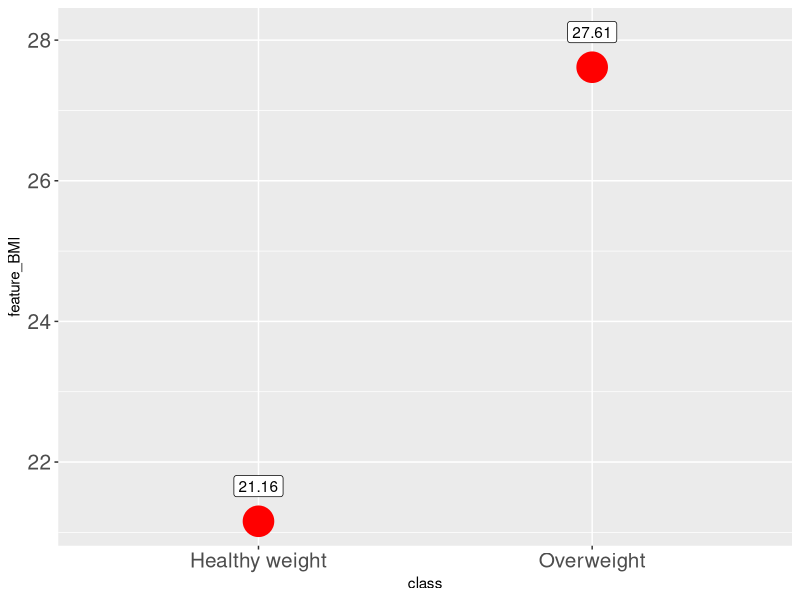
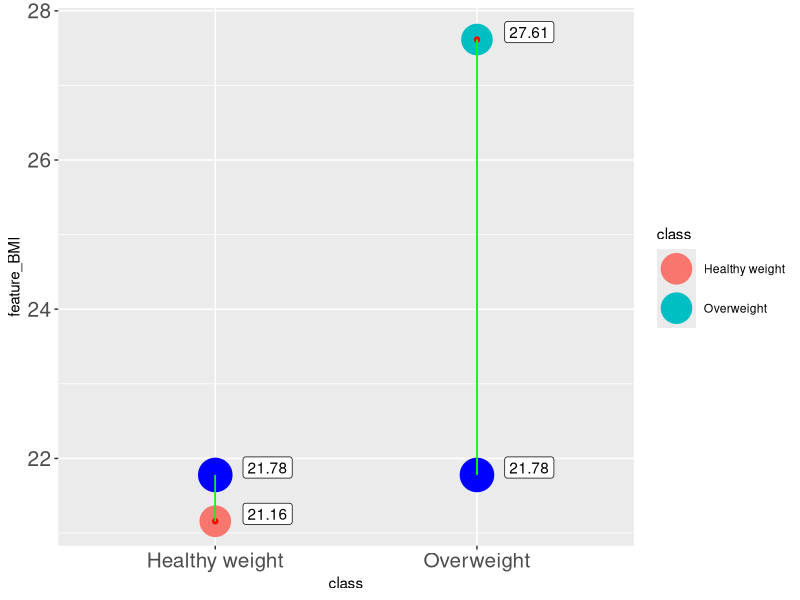
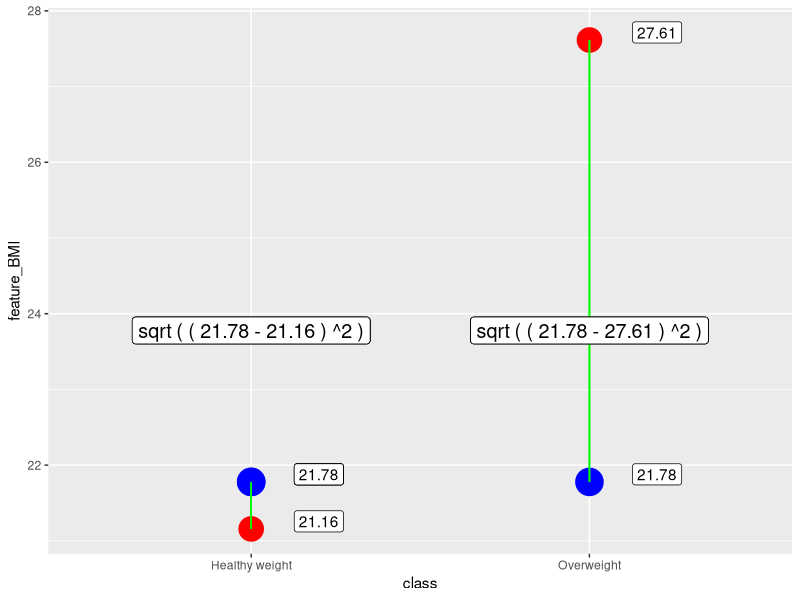
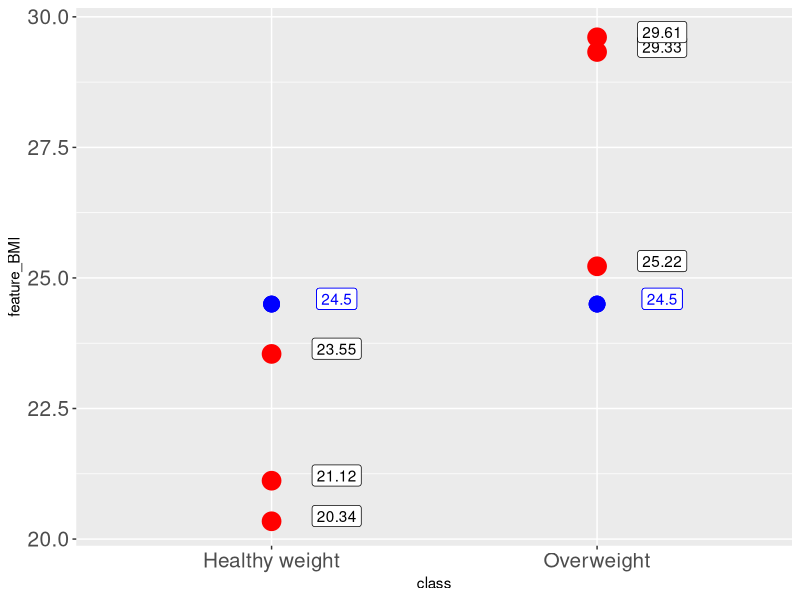
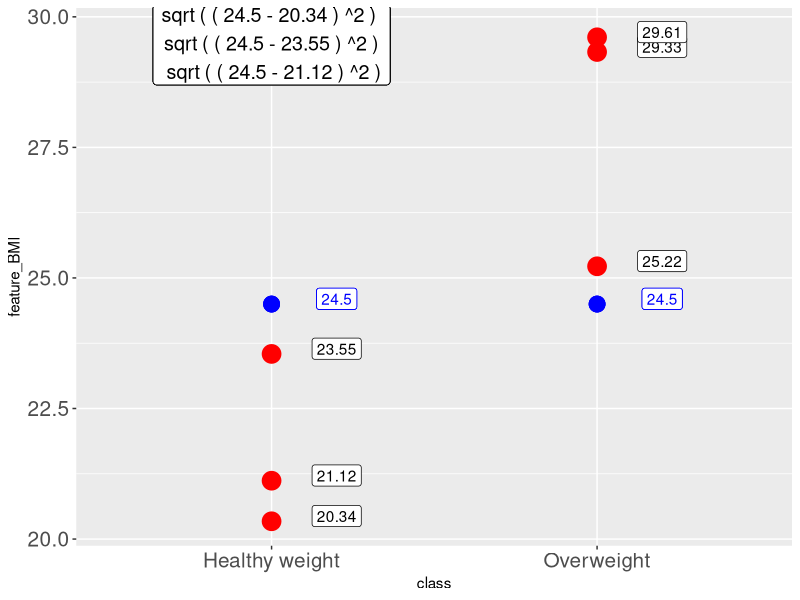
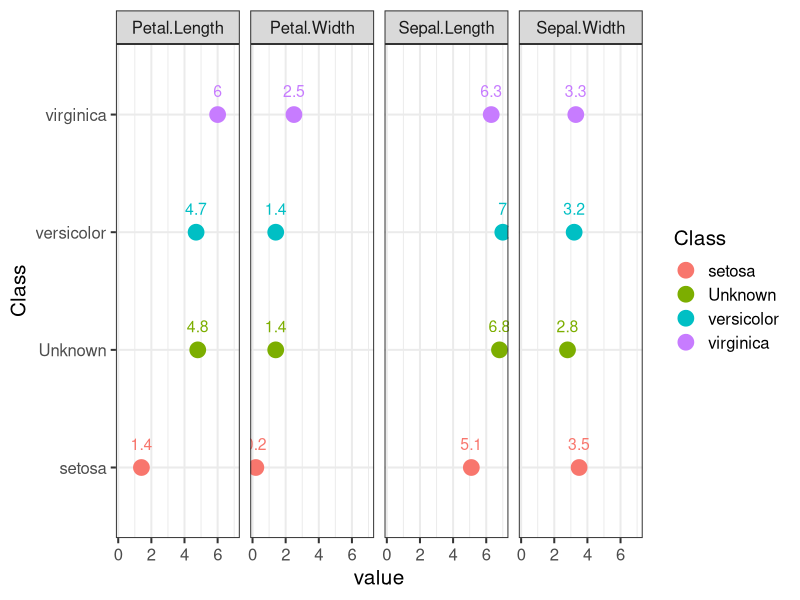

Here is the R script that generated these plots, in order: (Note: this script raises an error after producing the figures.)
# we would require 5 libraries to explore and 
# learn mechanics of k nearest neighbours

library(dplyr)  # data wrangling
library(tidyr)  # data wrangling
library(tibble) # data wrangling
library(ggplot2) # visuals
library(class)  # model building


#######################  PART_1
# knn is example of supervised classification technique,
# supervised means that all rows or instances  
# are labeled with specific class or outcome

#  To initiate knn the follwong action shoul be taken:
#  Data inspection 
#  Splitting data into training and test datasets
#  Fitting the model to training data
#  Evaluate perfomance on test data
#  Model tuning , specifically, for knn, to determine optimal values of k


# Goal of Knn is to 
# Estimate similarity between records with defined classes and 
# records without defined class

#  Now, how to measure similary of records?
#  We need to employ distance formula,
#  Euclidian distance is a common approach

# assume 2 dimentional space with 2 points

sample_1<-data.frame(  feature_BMI=c( runif(1,18.5,24.9),
                                      runif(1, 25.0,29.9)),
                       class=c( "Healthy weight","Overweight" ),
                       row.names=c("inst_1  ","inst_2  ")   )

#  code sampel is available at github ,fill free to replicate it.
# we can use View to explicitly check all records
View(sample_1)

# Greate job 
# Now lets visualise situation we are dealing with 
ggplot2::ggplot(data=sample_1,aes(y= feature_BMI ,x=class))+
  geom_point(col="red",cex=10)+
  geom_label(aes(label=round(feature_BMI,2)  ),nudge_y = 0.5 )+
  theme(axis.text=element_text(size=15) )

# we have 2 values for single feature,
# each value corresponds to specific class
# Now assume , we need to decide , to what class 
# we should assign new point , should it belong to 
# Forst or second class: Healhy or overweight

set.seed(123)
new_point<-runif(1,18.5,29.9) # generate random point

# lets take advantage of ggplot2 again
ggplot2::ggplot(data=sample_1,aes(y= feature_BMI ,x=class))+
  geom_point(aes(col=class),cex=10)+
  geom_label(aes(label=round(feature_BMI,2)  ),nudge_y = 0.1,nudge_x=0.2 )+
  geom_point(col="red")+geom_point(aes(y=new_point),col="blue",cex=11) +
  geom_segment(x="Healthy weight",y=new_point,xend = "Healthy weight", yend = sample_1$feature_BMI[1],
               color="green")+
  geom_segment(x="Overweight",y=new_point,xend = "Overweight", yend = sample_1$feature_BMI[2],
               color="green")+
  geom_label(aes(label=round(new_point,2),x=class,y=new_point  ),nudge_y = 0.1,nudge_x=0.2 )+
  theme(axis.text=element_text(size=15) )

# blue point can potentially belong to class 1 or 2
# we need to measure distance between red and blue point, 
# green and blue point

# Lets estimate Euclidian Distance between 2 poins
# if only 2 values are present in formula, we simply estimate absolute value of diference
dist_1<- sqrt( (new_point-sample_1$feature_BMI[1])^2 )
dist_2<- sqrt( (new_point-sample_1$feature_BMI[2])^2 )

#lets add new column to sample_1
sample_1<-sample_1 %>% dplyr::mutate(Eu_Dist=sqrt( (new_point-feature_BMI)^2 ))

# now add new record with class we dont know
sample_1<-sample_1 %>%
  dplyr::bind_rows( tibble(feature_BMI=new_point,class=NA,Eu_Dist=NA) )
row.names(sample_1)[3]<-3

# Value for "Healthy weight"??? is smaller, it is closer, therefore
# blue dot should belong to Healthy weight class

sample_1$class[3]<-sample_1$class[ which.min(sample_1$Eu_Dist) ] 
# use which.min, # ignores NA


# how to implement the process with buid in r fucntion
# we would call for knn fucntion from class package
class::knn( train=sample_1[c(1,2),1], # we define only training set, and exclude column with classes 
            test=new_point, # define value we need to classify
            cl=sample_1[c(1,2),2], # indicate classes which coreslond to known record
            k=1 ) # how many neighbours to consider

# to sum up , lets proceed to ggplot 2
ggplot(data=sample_1,aes(y= feature_BMI ,x=class))+
  geom_point(col="red",cex=8)+
  geom_label(aes(label=round(feature_BMI,2)  ),nudge_y = 0.1,nudge_x=0.2 )+
  geom_point(col="red")+geom_point(aes(y=new_point),col="blue",cex=9) +
  geom_segment(x="Healthy weight",y=new_point,xend = "Healthy weight", yend = sample_1$feature_BMI[1],
               color="green")+
  geom_segment(x="Overweight",y=new_point,xend = "Overweight", yend = sample_1$feature_BMI[2],
               color="green")+
  geom_label(aes(label=round(new_point,2),x=class,y=new_point  ),nudge_y = 0.1,nudge_x=0.2 )+
  geom_label(aes(label=paste( "sqrt","(","(",round(new_point,2),"-",
                              round(feature_BMI[1],2) ,")","^2",")"),
                 x="Healthy weight",y=new_point  ),nudge_y = 2,nudge_x=0,size=5 )+
  geom_label(aes(label=paste( "sqrt","(","(",round(new_point,2),"-",
                              round(feature_BMI[2],2) ,")","^2",")"),
                 x="Overweight",y=new_point  ),nudge_y = 2,nudge_x=0,size=5 )


#######################  PART_2

# Horoso , now its time to check example with 1 feature, 
# BMI , but with 
# multiple records for each class
set.seed(123)
sample_3<-data.frame(  feature_BMI=c( runif(3,18.5,24.9),
                                      runif(3, 25.0,29.9)),
                       class=c( rep("Healthy weight",3),rep("Overweight",3) ) )

new_point<-24.5
# We use Visuals
ggplot(data=sample_3,aes(y= feature_BMI ,x=class))+
  geom_point(col="red",cex=6)+
  geom_label(aes(label=round(feature_BMI,2)  ),nudge_y = 0.1,nudge_x=0.2 )+
  geom_point(col="red")+geom_point(aes(y=new_point),col="blue",cex=5) +
  geom_label(aes(label=round(new_point,2),x=class,y=new_point  ),nudge_y = 0.1,nudge_x=0.2,color="blue" )+
  theme(axis.text=element_text(size=15) )
# Again , now we need to use 6 red poins  to decide 
# to which class blue point belongs, therefore, here we estimate
# 6 values for Euclidian distacne

#mutate fucntion would be quite handy
sample_3<-sample_3 %>% dplyr::mutate(Eu_Dist=sqrt( (new_point-feature_BMI)^2 ))

# to solididy inderstanding , lets plot the equations for single class
ggplot2::ggplot(data=sample_3,aes(y= feature_BMI ,x=class))+
  geom_point(col="red",cex=6)+
  geom_label(aes(label=round(feature_BMI,2)  ),nudge_y = 0.1,nudge_x=0.2 )+
  geom_point(col="red")+geom_point(aes(y=new_point),col="blue",cex=5) +
  geom_label(aes(label=round(new_point,2),x=class,y=new_point  ),nudge_y = 0.1,nudge_x=0.2,color="blue" )+
  geom_label(aes(label=paste("sqrt","(","(",round(new_point,2),"-",round(feature_BMI[1],2) ,")","^2",")","\n",
                             "sqrt","(","(",round(new_point,2),"-",round(feature_BMI[2],2) ,")","^2",")","\n",
                             "sqrt","(","(",round(new_point,2),"-",round(feature_BMI[3],2) ,")","^2",")"),
                 x="Healthy weight",y=new_point  ),nudge_y = 5,nudge_x=0,size=5 )+
  theme(axis.text=element_text(size=15) )
# same calculation are aplied to column Overweignt

# Assume that k equals 3 , threrefore we need to choode
# free nearest neighbours,
# or 3 lowers values for distance

sample_3 <-sample_3 %>% dplyr::arrange(Eu_Dist) %>% dplyr::slice(1:3)

table(sample_3$class) # now we use table to count uniqu classes
prop.table( table(sample_3$class) ) # prop.table to wrup table is used 
# to check share of class
# among other classes, we divide count of Healthy weight records by total
# number of records

# here is the solution for knn fucntion
class::knn( train=sample_3[,1],
            test=new_point,
            cl=sample_3[,2],
            k=3, 
            prob=TRUE )
# probality shows share of class, this is identical
# to the output of
# prop.table , proportion table 

# Greate Job let us proceed

############ PART 3

# Knn is great classification tool for data with homogenous 
# records, for example in iris dataset all features are
#of numeric type
sample_4<-iris
View(sample_4)

# Now , lets check how exactly features are dissimilar in 
# terms  of central tendency and spread
summary(sample_4[,-5])

#judjing from summary, we can say that only Petal.Width 
# is notably smaller compare to other features, but overall
# we can not conclude that particula feature
# is extremely far from other 

# goind back to sample_4
tibble::glimpse(sample_4)
# in this example there are 4 features which 
# are characeristics of 3 different plants, 
# out target is to find class[Species] of 
# plant given its 4 featues


# lets sample single row we would like to predict
set.seed(321)
loc<-sample(1:nrow(sample_4),1 ) # we randomly generate index
test_row_1<-sample_4[ loc[1]   , -5  ] # here we store 1 record we need to classify
test_row_cl<-sample_4[ loc[1]   , 5  ] # here we store actual classes for test record

# what classes are available 
sample_4$Species %>% unique()
# we have 3 unique classes, for this particular example
# our traininig set should contain 1 record for each class

# we would require to group data and take 1 sample from each group
train_row_3<-sample_4[-loc,] %>% dplyr::group_by(Species) %>%
  slice(1)
# here I extract first record from each group


# First off all wee ned to draw 4 graphs, 
# 1 graph per feature where each graph contains
# 1 point from test set and 3 form training set

train_row_3
test_row_1

# here we have 3 instances from training set and 
# we need to decide which is closer in terms of 
# euclidian distance to test_row_1

# we need to convert train_row_3 and test_row_1 to long format
# This transformation is requred 
# to apply ggplot with facets
gg_train<-train_row_3 %>% tidyr::pivot_longer(Sepal.Length:Petal.Width ,
                                              names_to="Feature") %>%
  rename("Class"="Species")  
# here we transform train set from wide format, with 5 columns
# to long format with 3 column

gg_test<-test_row_1 %>% tidyr::pivot_longer(Sepal.Length:Petal.Width ,
                                            names_to="Feature") %>%
  mutate(Class="Unknown") %>% dplyr::select(Class,Feature,value)

gg_in<-dplyr::bind_rows(gg_train,gg_test)

## here our  goal to create long table  where each column is
# separate variale, this is only done to use fucntionality of ggplot2

ggplot2::ggplot(data=gg_in,aes(y=Class,x=value))+ 
  geom_point(aes(col= Class),cex=5)+
  geom_text(aes(label=round(value,2),color=Class ),cex=4,nudge_y = 0.2 ) + 
  facet_grid(~Feature,  space="free") +
  theme_bw(base_size = 15)

#  Unknown  Class  is present per each feature,
#  other  dots are features from 3 instances  
#  of trainini set with defined class

# 3 train records and 1 test record means 3 equations, 4 features per record,
# mean 4 operand in equation
# here is example of Eu for single row

cat( "sqrt(  (4.8-6)^2+(1.4-2.5)^2+(6.8-6.3)^2+(2.8-3.3)^2    )"    )

#  Here we need to substract train set form test
train_row_3[,-5]-test_row_1 # both have different rows , we need to triple
# first  record in test set
train_row_3[,-5]-test_row_1[ c(1,1,1),]   # here first row is repeated 3 times
# this is how to extract values element wise when dealing with 
# data frames of different rows numbers

# the whole eaution with rowSums
Euc_Dist=rowSums( (train_row_3[,-5]-test_row_1[ c(1,1,1), ])^2 ) %>% sqrt()

# now we would create additional column and arrange data, then pull 1 nearest
# neighbours , only 1 neigh because number of classes equals number of records
train_row_3 %>% ungroup() %>% mutate(Euc_Dist=Euc_Dist) %>%
  arrange(Euc_Dist) %>% slice(1)
test_row_cl

class::knn( train=train_row_3[,-5],
            test=test_row_1,
            cl=dplyr::pull(train_row_3[,5]), # here I use pull because cl accepts vector as input
            k=1)                             


##### Greate Job, Not we would employ whole 
# iris dataset , with  80,20 split,
# 80% of records for trainig set and 20$ for test, 
# therefore we need to classify 20%
# of records

set.seed(253)
loc<-sample(1:nrow(iris),nrow(iris)*0.2 ) # this are indices for test set
test_set<-iris[ loc   , -5 ]
test_set_cl<-iris[ loc   , 5 ]
train_set<-iris[ -loc   , ] # use use minus
#to select rows which are not part of test set


# How would knn fucntion perform
m1_knn<-knn( train=train_set[,-5],
             test=test_set,
             cl=train_set[,5], k=3,
             prob=TRUE)

# now we stimate accuracy, how many values in 
# m1_knn  equal to values in test set classes
sum(m1_knn==test_set_cl)/ length(test_set_cl)


##  now lest write our own solution
# to soliduty understandng 
## of knn 
n_test<-nrow(test_set)
n_train<-nrow(train_set)
out<-rep("",n_test) # out vecotr would store our result of classification 
# of test  values

# please dont be discourage by loop, it feets perfecty in 
# what we want to do

i<-1
for ( i in 1:n_test) {
  # lets check each operand
  Eu_Dist=rowSums( (train_set[,-5] - test_set[i,][c(rep(1,n_train)), ] ) ^2 ) %>% sqrt()
  train_buf<-train_set %>% mutate(Eu_Dist=Eu_Dist) %>% arrange(Eu_Dist) %>%
    slice(1:3)
  class_buf<-names( which.max(table(train_buf$Species)))
  out[i]<-class_buf
} 

sum(out==test_set_cl)/ n_test


# WE ESTIMATE EUCLIDIAN DISTANCE, WE adjust size of test set to size of
# training set, we use which.max and table to find most 
# common  clan wihtoin 3 rows

## finaly , lets combine knn fucntion and loop to 
## chack if our accuracy can be improved


# Again, lets proceed with loop
# we woudl ckech accuraccy for k range form 1 to 10
for (i in (1:10) )  {
  m1_knn<-knn( train=train_set[,-5],
               test=test_set,
               cl=train_set[,5], k=i,
               prob=TRUE)
  acc<-sum(m1_knn==test_set_cl)/ length(test_set_cl)
  print( paste( i,": Accuracy of ",  acc ) )
}


# Greate job everyone.
# Knn  is straighforward, easy-to-implement 
# supervised machine learning algorithm that can be
# used to solve  classification  challenhes.

# It works especially well  when features form 
#  homogenous numerical data , the point  of concern is to 
# choose oprimal K values to achieve higest accuracy


